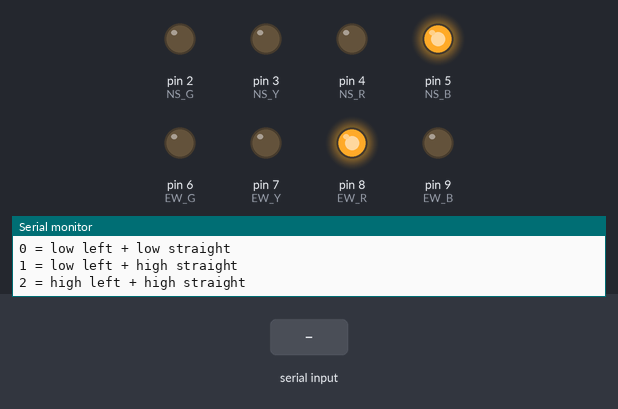
Simulated run of this sketch. Board: Arduino Uno, built with avr-gcc and run on an emulated ATmega328P. Parts: output pins drawn as LEDs (lit = HIGH), the last lines printed to the serial monitor. Inputs (shaded band) come from the test bench.

Above: at 1.2 s.
1.3 s: "90,45\n" received over Serial
At 8.7 s:
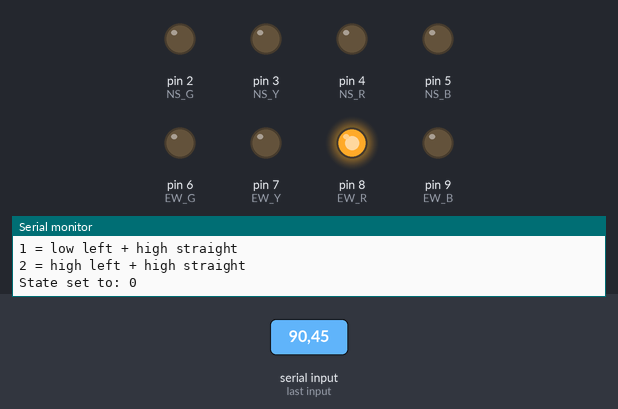
At 10.3 s:
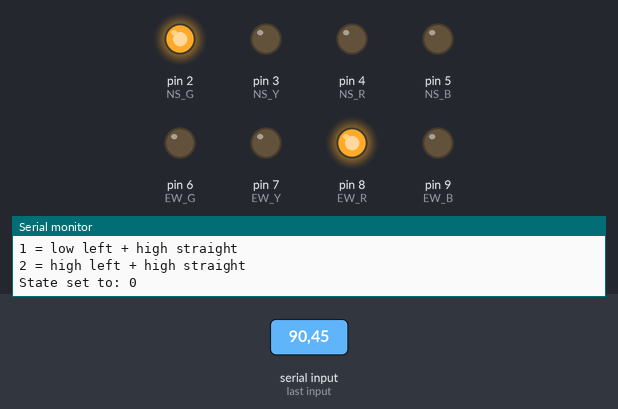
Timing chart, 0 to 24.6 s (numbered marks = the images above; inputs shaded):
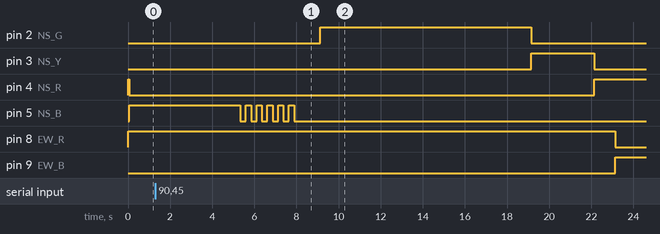

The sketch:

TRAFFIC_CONTROL_LEDs.ino
```cpp
// ===================== NORTH/SOUTH LED PINS =====================
int NS_G = 2;
int NS_Y = 3;
int NS_R = 4;
int NS_B = 5;

// ===================== EAST/WEST LED PINS =====================
int EW_G = 6;
int EW_Y = 7;
int EW_R = 8;
int EW_B = 9;

// ===================== TIMING (ms) =====================
const int BLUE_BLINK_TIME = 3000;
const int BLUE_BLINK_INTERVAL = 250;
const int LEFT_TO_GREEN_DELAY = 1000;
const int YELLOW_TIME = 3000;
const int ALL_RED_TIME = 1000;

// Low traffic timings
const int LEFT_LOW_TIME = 5000;
const int STRAIGHT_LOW_TIME = 10000;

// High traffic timings
const int LEFT_HIGH_TIME = 10000;
const int STRAIGHT_HIGH_TIME = 25000;

// ===================== STATES =====================
// 0 = low left + low straight
// 1 = low left + high straight
// 2 = high left + high straight
const int STATE_0 = 0;
const int STATE_1 = 1;
const int STATE_2 = 2;

int testState = STATE_0;

// ===================== SETUP =====================
void setup() {
  Serial.begin(9600);

  pinMode(NS_G, OUTPUT);
  pinMode(NS_Y, OUTPUT);
  pinMode(NS_R, OUTPUT);
  pinMode(NS_B, OUTPUT);

  pinMode(EW_G, OUTPUT);
  pinMode(EW_Y, OUTPUT);
  pinMode(EW_R, OUTPUT);
  pinMode(EW_B, OUTPUT);

  setAllRed();

  Serial.println("Traffic light test ready");
  Serial.println("Send 0, 1, or 2");
  Serial.println("0 = low left + low straight");
  Serial.println("1 = low left + high straight");
  Serial.println("2 = high left + high straight");
}

// ===================== LOOP =====================
void loop() {
  readTestState();

  // Run North/South using selected state
  runNSPhase(testState);

  readTestState();

  // Run East/West using selected state
  runEWPhase(testState);
}

// ===================== PHASES =====================
void runNSPhase(int state) {
  int leftTime = getLeftTime(state);
  int straightTime = getStraightTime(state);

  // Keep EW solid red the entire time
  digitalWrite(EW_G, LOW);
  digitalWrite(EW_Y, LOW);
  digitalWrite(EW_B, LOW);
  digitalWrite(EW_R, HIGH);

  // NS starts red off because left-turn is active
  digitalWrite(NS_G, LOW);
  digitalWrite(NS_Y, LOW);
  digitalWrite(NS_R, LOW);
  digitalWrite(NS_B, HIGH);

  // solid blue
  smartDelay(leftTime);

  // blinking blue
  unsigned long startBlink = millis();
  while (millis() - startBlink < BLUE_BLINK_TIME) {
    digitalWrite(NS_B, HIGH);
    smartDelay(BLUE_BLINK_INTERVAL);

    digitalWrite(NS_B, LOW);
    smartDelay(BLUE_BLINK_INTERVAL);
  }

  // 1-second no-left-turn buffer
  digitalWrite(NS_B, LOW);
  smartDelay(LEFT_TO_GREEN_DELAY);

  // straight green
  digitalWrite(NS_G, HIGH);
  smartDelay(straightTime);

  // yellow
  digitalWrite(NS_G, LOW);
  digitalWrite(NS_Y, HIGH);
  smartDelay(YELLOW_TIME);

  // back to red
  digitalWrite(NS_Y, LOW);
  digitalWrite(NS_R, HIGH);

  // both red briefly before switching
  digitalWrite(EW_R, HIGH);
  smartDelay(ALL_RED_TIME);
}

void runEWPhase(int state) {
  int leftTime = getLeftTime(state);
  int straightTime = getStraightTime(state);

  // Keep NS solid red the entire time
  digitalWrite(NS_G, LOW);
  digitalWrite(NS_Y, LOW);
  digitalWrite(NS_B, LOW);
  digitalWrite(NS_R, HIGH);

  // EW starts red off because left-turn is active
  digitalWrite(EW_G, LOW);
  digitalWrite(EW_Y, LOW);
  digitalWrite(EW_R, LOW);
  digitalWrite(EW_B, HIGH);

  // solid blue
  smartDelay(leftTime);

  // blinking blue
  unsigned long startBlink = millis();
  while (millis() - startBlink < BLUE_BLINK_TIME) {
    digitalWrite(EW_B, HIGH);
    smartDelay(BLUE_BLINK_INTERVAL);

    digitalWrite(EW_B, LOW);
    smartDelay(BLUE_BLINK_INTERVAL);
  }

  // 1-second no-left-turn buffer
  digitalWrite(EW_B, LOW);
  smartDelay(LEFT_TO_GREEN_DELAY);

  // straight green
  digitalWrite(EW_G, HIGH);
  smartDelay(straightTime);

  // yellow
  digitalWrite(EW_G, LOW);
  digitalWrite(EW_Y, HIGH);
  smartDelay(YELLOW_TIME);

  // back to red
  digitalWrite(EW_Y, LOW);
  digitalWrite(EW_R, HIGH);

  // both red briefly before switching
  digitalWrite(NS_R, HIGH);
  smartDelay(ALL_RED_TIME);
}

// ===================== TIMING LOOKUP =====================
int getLeftTime(int state) {
  switch (state) {
    case STATE_0:
      return LEFT_LOW_TIME;
    case STATE_1:
      return LEFT_LOW_TIME;
    case STATE_2:
      return LEFT_HIGH_TIME;
    default:
      return LEFT_LOW_TIME;
  }
}

int getStraightTime(int state) {
  switch (state) {
    case STATE_0:
      return STRAIGHT_LOW_TIME;
    case STATE_1:
      return STRAIGHT_HIGH_TIME;
    case STATE_2:
      return STRAIGHT_HIGH_TIME;
    default:
      return STRAIGHT_LOW_TIME;
  }
}

// ===================== SERIAL INPUT =====================
void readTestState() {
  if (Serial.available()) {
    char input = Serial.read();
    if (input >= '0' && input <= '2') {
      testState = input - '0';
      Serial.print("State set to: ");
      Serial.println(testState);
    }
  }
}

// ===================== HELPERS =====================
void setAllRed() {
  digitalWrite(NS_G, LOW);
  digitalWrite(NS_Y, LOW);
  digitalWrite(NS_B, LOW);
  digitalWrite(NS_R, HIGH);

  digitalWrite(EW_G, LOW);
  digitalWrite(EW_Y, LOW);
  digitalWrite(EW_B, LOW);
  digitalWrite(EW_R, HIGH);
}

void smartDelay(unsigned long duration) {
  unsigned long startTime = millis();
  while (millis() - startTime < duration) {
    if (Serial.available()) {
      readTestState();
    }
    delay(10);
  }
}
```
